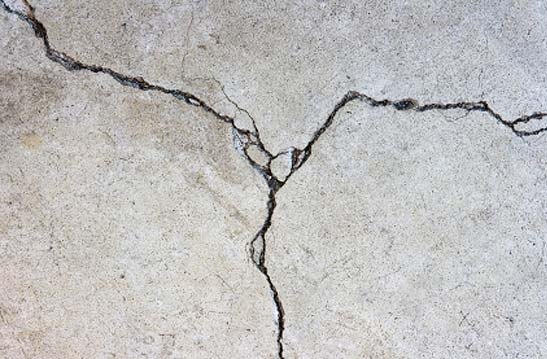
#> input picture Input-Set/Cracked_04.jpg, 547 x 359 px
$ jupyter execute --allow-errors crackDetection.ipynb
#> lines starting #> are read from the running program, lines starting #| are printed output that depends on the picture; after the words box and inside, x2 and y2 are one past the last pixel; in counts of white or black regions, pixels touching at a corner belong together
[cell 1]
# importing necessary libraries
import numpy as np
import cv2
from matplotlib import pyplot as plt
import os

[cell 2]
# read a cracked sample image
img = cv2.imread('Input-Set/Cracked_04.jpg')
#> img is the input picture: shape (359, 547, 3); mean B, G, R 188.6, 189.4, 190.6
def load_images(folder_path):
#> `image_list = load_images('Input-Set')`: image_list = 1 item
    images = os.listdir(folder_path)
    img_list = []
    for image in images:
        img_path = os.path.join(folder_path, image)
        img = cv2.imread(img_path)
        img_list.append(img)

    return img_list

[cell 3]
def display_images(image_list):
    image_dataset = image_list
#> image_dataset = 1 item
    fig,ax = plt.subplots(1,3,figsize = (15,15))
    ax = ax.ravel()
    for i in range(3):
        # rand = np.random.randint(0,len(image_dataset))
        image = image_dataset[i]
        ax[i].imshow(image,cmap = 'gray')

    plt.show()

[cell 4]
# List containing all images
image_list = load_images('Input-Set')

#> (a cell that did not finish here is left out)

[cell 6]
# Convert into gray scale and display them
gray_img_lst = []
for img in image_list:
    gray = cv2.cvtColor(img, cv2.COLOR_BGR2GRAY)
    gray_img_lst.append(gray)
#> this loop made 1 pass
#> after the loop, gray_img_lst = 1 item

#> (the rest of this cell did not finish here and is left out)

[cell 7]
# Image processing ( smoothing )
# Averaging
blur_img_lst = []
for img in gray_img_lst:
    blur = cv2.blur(img,(3,3))
    blur_img_lst.append(blur)
#> this loop made 1 pass
#> pass 1, `blur = cv2.blur(img,(3,3))`:
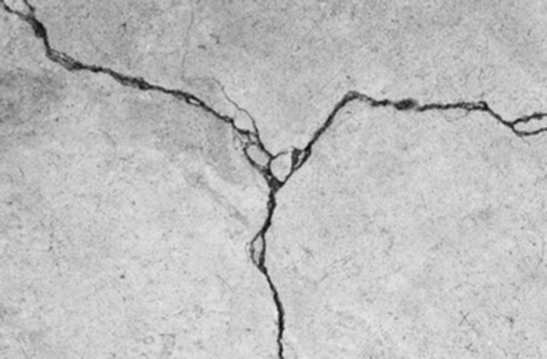
#> blur: shape (359, 547); min 11, max 240, mean 189.6
#> after the loop, blur_img_lst = 1 item

#> (the rest of this cell did not finish here and is left out)

[cell 8]
# Apply logarithmic transform
log_img_lst = []
for img in blur_img_lst:
    img_log = (np.log(img+1)/(np.log(1+np.max(img))))*255

    # Specify the data type
    img_log = np.array(img_log,dtype=np.uint8)
    log_img_lst.append(img_log)
#> this loop made 1 pass
#> pass 1, `img_log = (np.log(img+1)/(np.log(1+np.max(img))))*255`:
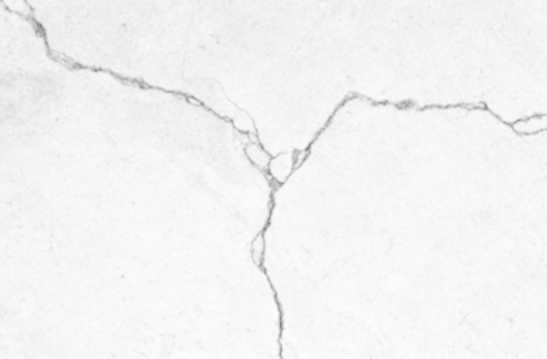
#> img_log: shape (359, 547) float16; min 115.5, max 255, mean 243.5
#> after the loop, log_img_lst = 1 item

#> (the rest of this cell did not finish here and is left out)

[cell 9]
# Image smoothing: bilateral filter
bilateral_img_lst = []
for img in log_img_lst:
    bilateral = cv2.bilateralFilter(img, 5, 75, 75)
    bilateral_img_lst.append(bilateral)
#> after the loop, bilateral_img_lst = 1 item

#> (the rest of this cell did not finish here and is left out)

[cell 10]
# Canny Edge Detection
canny_img_lst = []
for img in bilateral_img_lst:
    edges = cv2.Canny(img,100,200)
    canny_img_lst.append(edges)
#> this loop made 1 pass
#> pass 1, `edges = cv2.Canny(img,100,200)`:
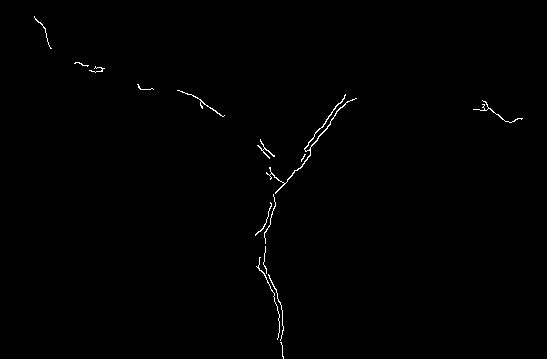
#> edges: shape (359, 547); 0.5% white in thin lines or dots, all inside (x1, y1, x2, y2) = (34, 16, 523, 359)
#> after the loop, canny_img_lst = 1 item

#> (the rest of this cell did not finish here and is left out)

[cell 11]
# Morphological Closing Operator
morph_img_lst = []
for img in canny_img_lst:
    kernel = np.ones((5,5),np.uint8)
    closing = cv2.morphologyEx(img, cv2.MORPH_CLOSE, kernel)
    morph_img_lst.append(closing)
#> this loop made 1 pass
#> pass 1, `closing = cv2.morphologyEx(img, cv2.MORPH_CLOSE, kernel)`:
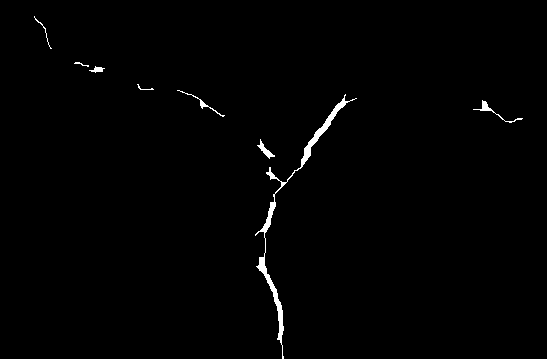
#> closing: shape (359, 547); 0.89% white; 8 white regions, largest, box (x1, y1, x2, y2) and area: (255, 94, 357, 359) 1274, (473, 100, 523, 123) 128, (257, 139, 275, 159) 103
#> after the loop, morph_img_lst = 1 item

#> (the rest of this cell did not finish here and is left out)

[cell 12]
# Morphological Closing Operator
feature_img_lst = []
for img in morph_img_lst:
    # Create feature detecting method
    # sift = cv2.xfeatures2d.SIFT_create()
    # surf = cv2.xfeatures2d.SURF_create()
    orb = cv2.ORB_create(nfeatures=1500)

    # Make featured Image
    keypoints, descriptors = orb.detectAndCompute(img, None)
    featuredImg = cv2.drawKeypoints(img, keypoints, None)

    feature_img_lst.append(featuredImg)
#> this loop made 1 pass
#> pass 1, `featuredImg = cv2.drawKeypoints(img, keypoints, None)`:
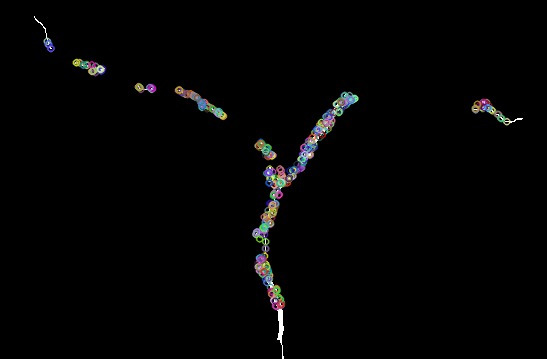
#> featuredImg: shape (359, 547, 3); mean of channels 0, 1, 2 3.4, 3.4, 3.4; drawn as B, G, R
#> after the loop, feature_img_lst = 1 item

#> (the rest of this cell did not finish here and is left out)

[cell 13]
fig,ax = plt.subplots(2,3,figsize = (15,15))
ax = ax.ravel()
#> (the rest of this cell did not finish here and is left out)

[cell 14]
def save_image():
    for i in range(3):
        cv2.imwrite(f'Output_Set/CrackDetected_{i}.png', feature_img_lst[i])

$ run again, with Input-Set/Cracked_01.jpg copied over Input-Set/Cracked_04.jpg
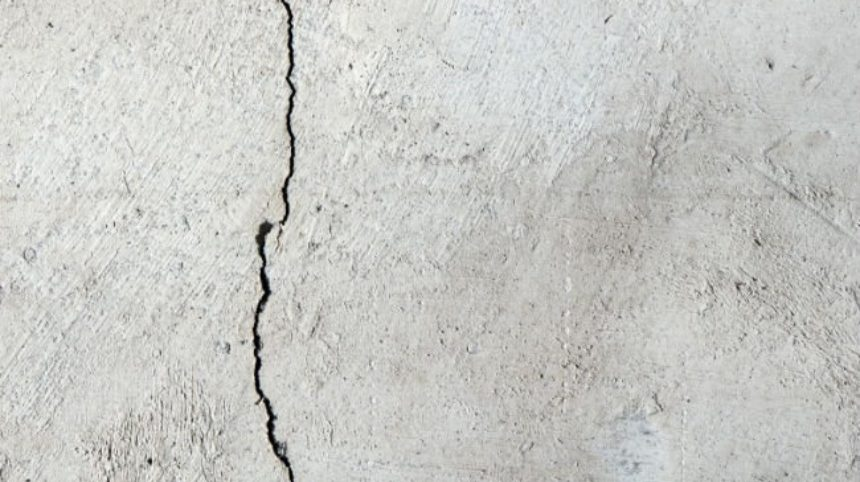
#> input picture Input-Set/Cracked_01.jpg, 860 x 482 px
#> img is the input picture: shape (482, 860, 3); mean B, G, R 197.6, 201.2, 200.5
#> image_list = 1 item
#> the loop `for img in image_list:` made 1 pass
#> the loop `for img in gray_img_lst:` made 1 pass
#> the loop `for img in blur_img_lst:` made 1 pass
#> the loop `for img in log_img_lst:` made 1 pass
#> the loop `for img in bilateral_img_lst:` made 1 pass
#> pass 1, `edges = cv2.Canny(img,100,200)`:
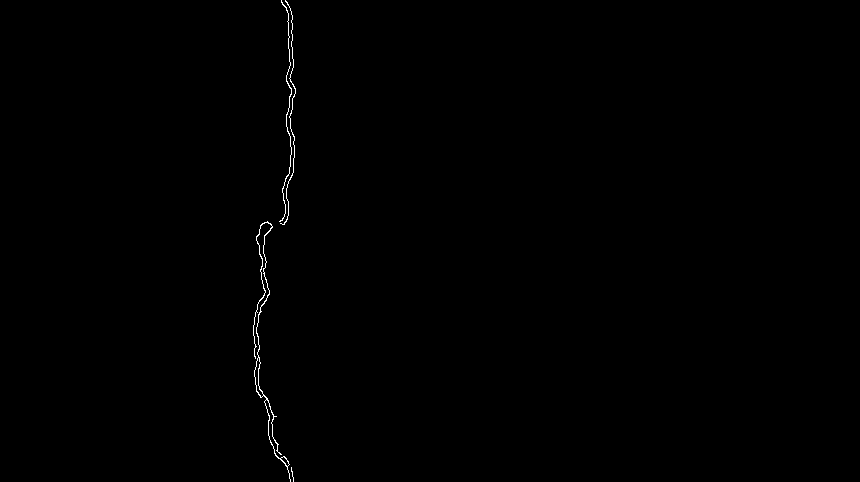
#> edges: shape (482, 860); 0.27% white in thin lines or dots, all inside (x1, y1, x2, y2) = (253, 0, 296, 482)
#> the loop `for img in canny_img_lst:` made 1 pass
#> pass 1, `closing = cv2.morphologyEx(img, cv2.MORPH_CLOSE, kernel)`:
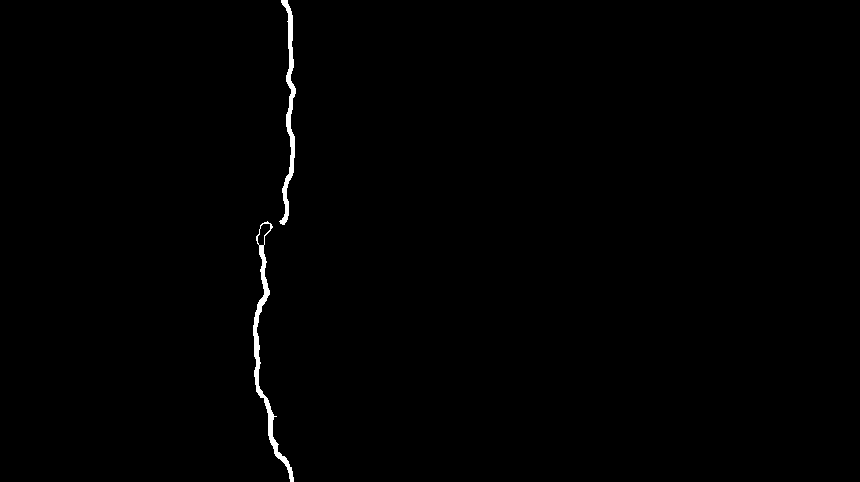
#> closing: shape (482, 860); 0.57% white; 2 white regions, box (x1, y1, x2, y2) and area: (253, 221, 294, 482) 1298, (279, 0, 296, 225) 1083
#> the loop `for img in morph_img_lst:` made 1 pass

$ run again, with Input-Set/Cracked_02.jpg copied over Input-Set/Cracked_04.jpg
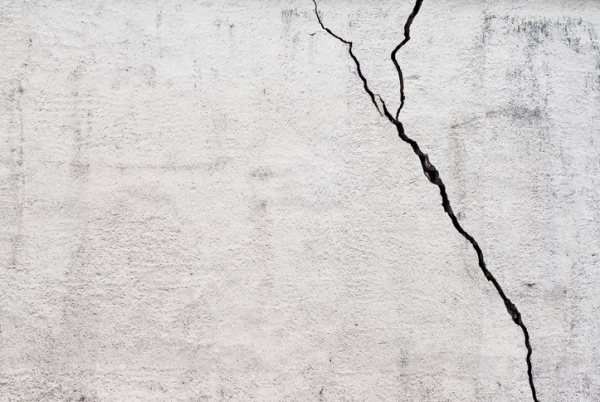
#> input picture Input-Set/Cracked_02.jpg, 600 x 402 px
#> img is the input picture: shape (402, 600, 3); mean B, G, R 208.4, 209.4, 211.8
#> image_list = 1 item
#> the loop `for img in image_list:` made 1 pass
#> the loop `for img in gray_img_lst:` made 1 pass
#> the loop `for img in blur_img_lst:` made 1 pass
#> the loop `for img in log_img_lst:` made 1 pass
#> the loop `for img in bilateral_img_lst:` made 1 pass
#> pass 1, `edges = cv2.Canny(img,100,200)`:
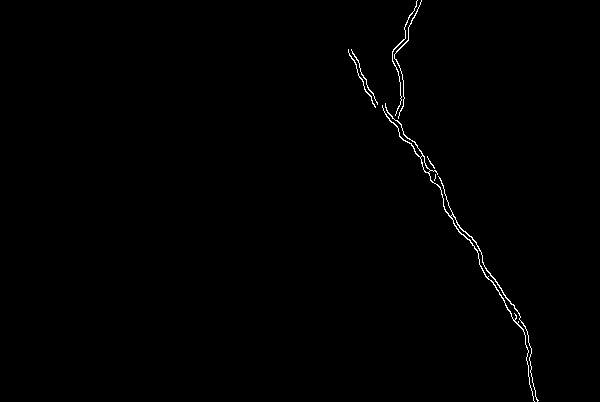
#> edges: shape (402, 600); 0.54% white in thin lines or dots, all inside (x1, y1, x2, y2) = (348, 0, 539, 402)
#> the loop `for img in canny_img_lst:` made 1 pass
#> the loop `for img in morph_img_lst:` made 1 pass
#> pass 1, `featuredImg = cv2.drawKeypoints(img, keypoints, None)`:
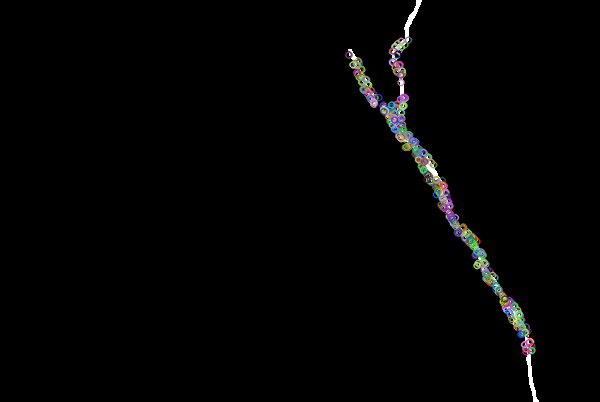
#> featuredImg: shape (402, 600, 3); mean of channels 0, 1, 2 3.3, 3.3, 3.3; drawn as B, G, R

$ run again, with Input-Set/Cracked_03.jpg copied over Input-Set/Cracked_04.jpg
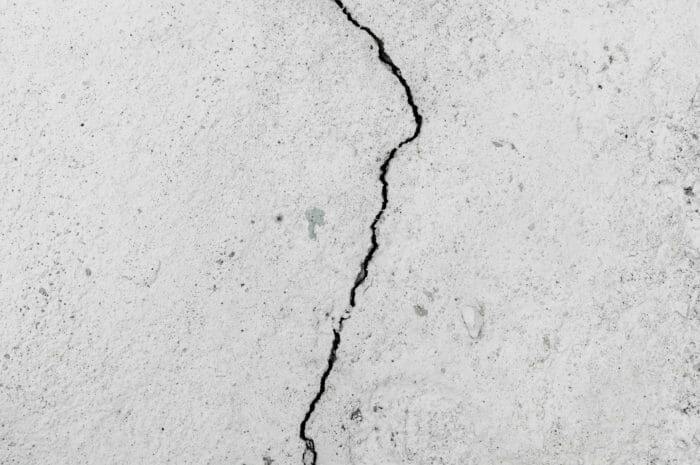
#> input picture Input-Set/Cracked_03.jpg, 700 x 465 px
#> img is the input picture: shape (465, 700, 3); mean B, G, R 208.6, 208.7, 208.7
#> image_list = 1 item
#> the loop `for img in image_list:` made 1 pass
#> the loop `for img in gray_img_lst:` made 1 pass
#> the loop `for img in blur_img_lst:` made 1 pass
#> the loop `for img in log_img_lst:` made 1 pass
#> the loop `for img in bilateral_img_lst:` made 1 pass
#> pass 1, `edges = cv2.Canny(img,100,200)`:
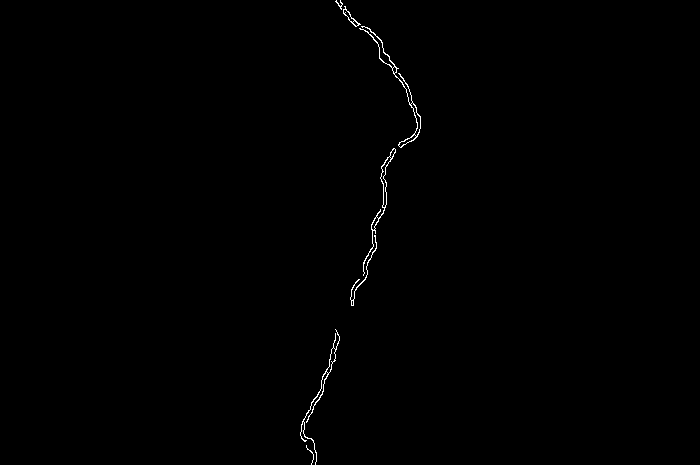
#> edges: shape (465, 700); 0.36% white in thin lines or dots, all inside (x1, y1, x2, y2) = (300, 0, 421, 465)
#> the loop `for img in canny_img_lst:` made 1 pass
#> pass 1, `closing = cv2.morphologyEx(img, cv2.MORPH_CLOSE, kernel)`:
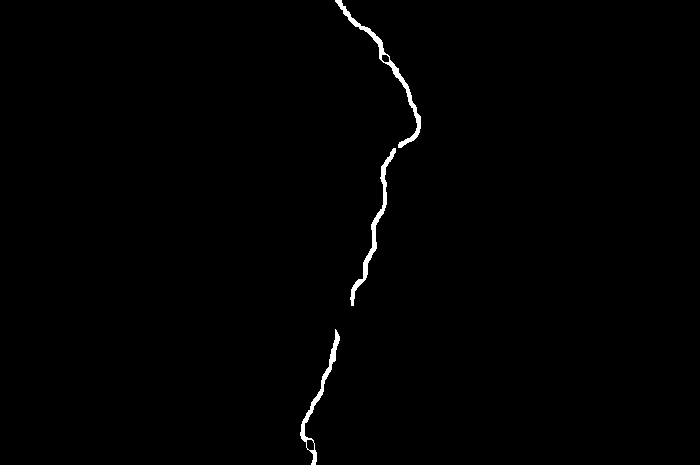
#> closing: shape (465, 700); 0.7% white; 3 white regions, box (x1, y1, x2, y2) and area: (335, 0, 421, 148) 877, (350, 148, 396, 306) 764, (300, 329, 340, 465) 636
#> the loop `for img in morph_img_lst:` made 1 pass
